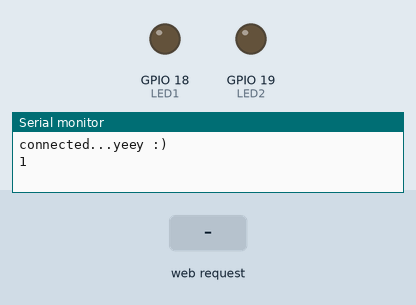
Bench run of a sketch on a simulated ESP32. Parts: output pins drawn as LEDs (lit = HIGH), the last lines printed to the serial monitor. The inputs (shaded band) are chosen by the test bench. WiFi joins after 1.5 s; servers stay silent unless stated.

Above: at 2.7 s.
2.8 s: HTTP request GET /led1on received
At 4.0 s:
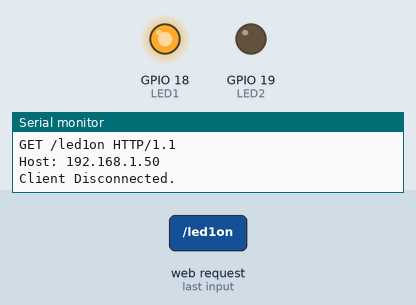
4.3 s: HTTP request GET /led2on received
At 5.3 s:
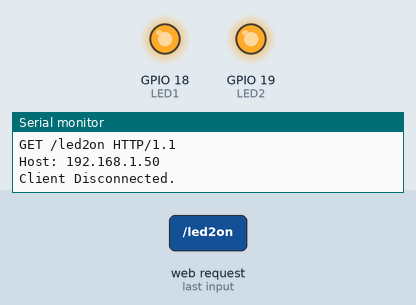
5.8 s: HTTP request GET /led1off received
At 6.4 s:
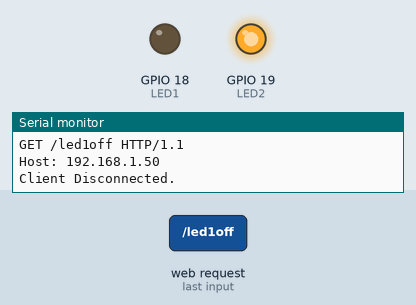
7.3 s: HTTP request GET /led2off received
At 7.6 s:
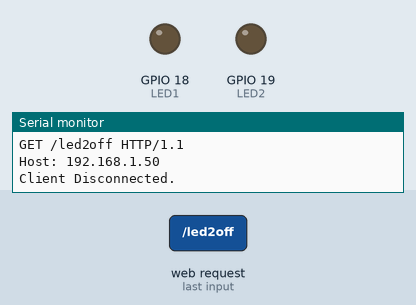
Timing chart, 0 to 9.8 s (numbered marks = the images above; inputs shaded):
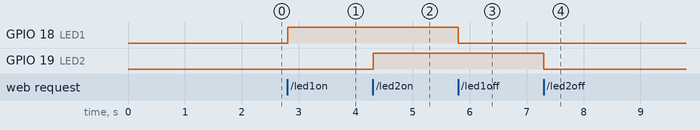

The sketch:

Quiz_201.ino
```cpp
#include <WiFiManager.h> // https://github.com/tzapu/WiFiManager
#include <WiFi.h>

WiFiServer server(80);

#define LED1 18
#define LED2 19

void setup() {
  // WiFi.mode(WIFI_STA); // explicitly set mode, esp defaults to STA+AP
  // it is a good practice to make sure your code sets wifi mode how you want it.

  // put your setup code here, to run once:
  Serial.begin(115200);

  //WiFiManager, Local intialization. Once its business is done, there is no need to keep it around
  WiFiManager wm;

  // reset settings - wipe stored credentials for testing
  // these are stored by the esp library
  // wm.resetSettings();

  // Automatically connect using saved credentials,
  // if connection fails, it starts an access point with the specified name ( "AutoConnectAP"),
  // if empty will auto generate SSID, if password is blank it will be anonymous AP (wm.autoConnect())
  // then goes into a blocking loop awaiting configuration and will return success result

  bool res;
  // res = wm.autoConnect(); // auto generated AP name from chipid
  // res = wm.autoConnect("AutoConnectAP"); // anonymous ap
  res = wm.autoConnect("ESP32AutoConnectAP", "12345678"); // password protected ap

  if (!res) {
    Serial.println("Failed to connect");
    // ESP.restart();
  }
  else {
    //if you get here you have connected to the WiFi
    Serial.println("connected...yeey :)");
    Serial.println(res);
  }
  server.begin();

  pinMode(LED1, OUTPUT); // set the LED pin mode
  pinMode(LED2, OUTPUT);

}

bool LED1_Status, LED2_Status, LED3_Status, LED4_Status = LOW;
void loop() {
  // put your main code here, to run repeatedly:
  WiFiClient client = server.available();
  digitalWrite(LED1, LED1_Status);
  digitalWrite(LED2, LED2_Status);
  if (client) {
    Serial.println("New Client.");
    String currentLine = "";
    while (client.connected()) {
      if (client.available()) {
        char c = client.read();
        Serial.write(c);
        if (c == '\n') {
          if (currentLine.length() == 0) {
            client.println("HTTP/1.1 200 OK");
            client.println("Content-type:text/html");
            client.println();
            client.println("<html>");
            client.println("<body>");
            client.println("<h1>LED Status</h1>");

            client.println("<p>");
            if (LED1_Status == HIGH & LED2_Status == HIGH)
              client.println("LED1-On,LED2-On");
            else if (LED1_Status == HIGH & LED2_Status == LOW)
              client.println("LED1-On,LED2-Off");
            else if (LED1_Status == LOW & LED2_Status == HIGH)
              client.println("LED1-Off,LED2-On");
            else
              client.println("LED1-Off,LED2-Off");

            client.println("<p>");
            client.println("<h1>LED Control</h1>");
            client.println("<p>");
            client.println("<a href=\"/led1on\"><button style = \"background-color: #f44336;\">LED1 On</button></a>");
            client.println("<a href=\"/led2on\"><button style = \"background-color: #f44336;\">LED2 On</button></a>");
            client.println("</p>");
            client.println("<a href=\"/led1off\"><button style = \"background-color: #008CBA;\">LED1 Off</button></a>");
            client.println("<a href=\"/led2off\"><button style = \"background-color: #008CBA;\">LED2 Off</button></a>");

            client.println("<body>");
            client.println("<html>");
            break;
          } else {
            currentLine = "";
          }
        } else if (c != '\r') {
          currentLine += c;
        }
        if (currentLine.endsWith("GET /led1on")) LED1_Status = HIGH;
        if (currentLine.endsWith("GET /led1off")) LED1_Status = LOW;
        if (currentLine.endsWith("GET /led2on")) LED2_Status = HIGH;
        if (currentLine.endsWith("GET /led2off")) LED2_Status = LOW;
      }
    }
    client.stop();
    Serial.println("Client Disconnected.");
  }
}
```

Measured:
- after the input at 2.8 s, GPIO 18 (LED1): LOW → HIGH at once
- after the input at 4.3 s, GPIO 19 (LED2): LOW → HIGH at once
- after the input at 5.8 s, GPIO 18 (LED1): HIGH → LOW at once
- after the input at 7.3 s, GPIO 19 (LED2): HIGH → LOW at once
